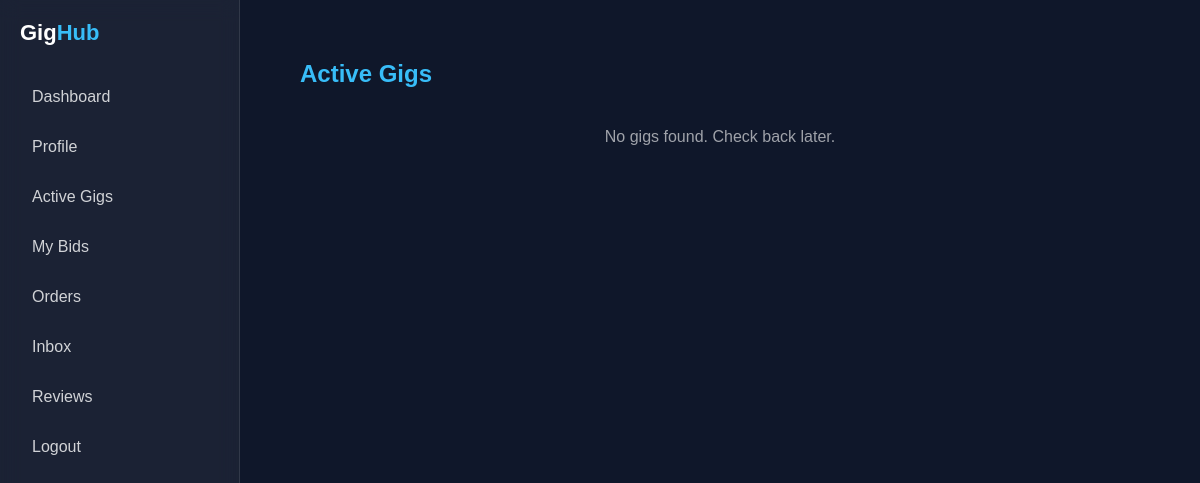
The app's page /freelancer/activegigs/ (signed in), older data.
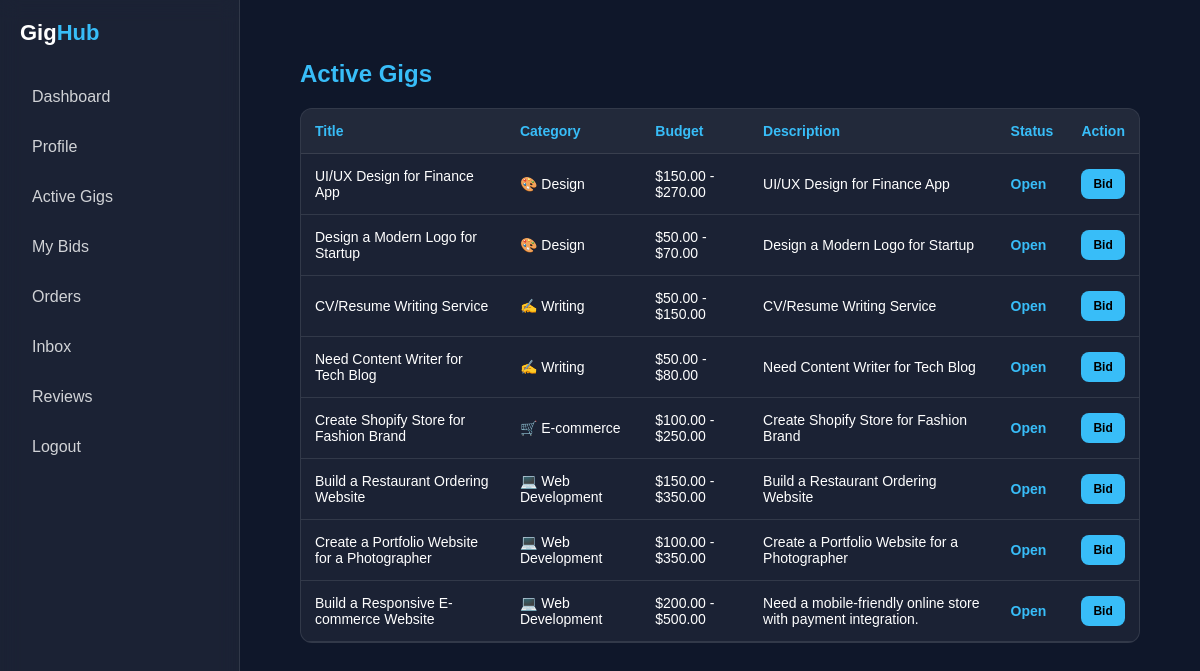
The same page, newer data.
### Client/models.py (models this page shows, shortened)
class Gig(models.Model):
    client = models.ForeignKey(User, on_delete=models.CASCADE)
    title = models.CharField(max_length=200)
    category = models.CharField(max_length=100)
    budget_min = models.DecimalField(max_digits=10, decimal_places=2)
    budget_max = models.DecimalField(max_digits=10, decimal_places=2)
    description = models.TextField()
    status = models.CharField(max_length=20,
    choices=[('OPEN', 'Open'),('ASSIGNED','Assigned'),('CLOSED', 'Closed')], default='OPEN')
    created_at = models.DateTimeField(auto_now_add=True)

### Freelancer/views.py (the view)
# urls.py: path('freelancer/activegigs/',views.active_gigs, name='active_gigs'),
@login_required(login_url='freelancerloginPage')
def active_gigs(request: HttpRequest):
    gigs = Gig.objects.filter(status='OPEN').order_by('-created_at')
    return render(request, 'activegigs.html', {'gigs': gigs})

### Freelancer/templates/activegigs.html (shortened to what this page needs)
{% extends 'based.html' %}
{% block content %}
    <div class="main">
        <h2>Active Gigs</h2>
        {% if gigs %}
        <div class="table-container">
            <table>
                <tr>
                    <th>Title</th>
                    <th>Category</th>
                    <th>Budget</th>
                    <th>Description</th>
                    <th>Status</th>
                    <th>Action</th>
                </tr>
                {% for gig in gigs %}
                <tr>
                    <td>{{ gig.title }}</td>
                    <td>{{ gig.category }}</td>
                    <td>${{ gig.budget_min }} - ${{ gig.budget_max }}</td>
                    <td>{{ gig.description }}</td>
                    <td class="status {% if gig.closed %}closed{% else %}open{% endif %}">
                        {% if gig.closed %}Closed{% else %}Open{% endif %}
                    </td>
                    <td>
                        <a href="{% url 'submit_bid' gig.id %}" class="bid_btn">Bid</a>
                    </td>
                </tr>
                {% endfor %}
            </table>
        </div>
        {% else %}
            <div class="empty">No gigs found. Check back later.</div>
        {% endif %}
    </div>
{% endblock %}

Row changes from the older to the newer data that the page shows:
added Gig: title "UI/UX Design for Finance App", category "🎨 Design", budget_min "150.00", budget_max "270.00", description "UI/UX Design for Finance App"
added Gig: title "Design a Modern Logo for Startup", category "🎨 Design", budget_min "50.00", budget_max "70.00", description "Design a Modern Logo for Startup"
added Gig: title "CV/Resume Writing Service", category "✍ Writing", budget_min "50.00", budget_max "150.00", description "CV/Resume Writing Service"
added Gig: title "Need Content Writer for Tech Blog", category "✍ Writing", budget_min "50.00", budget_max "80.00", description "Need Content Writer for Tech Blog"
added Gig: title "Create Shopify Store for Fashion Brand", category "🛒 E-commerce", budget_min "100.00", budget_max "250.00", description "Create Shopify Store for Fashion Brand"
added Gig: title "Build a Restaurant Ordering Website", category "💻 Web Development", budget_min "150.00", budget_max "350.00", description "Build a Restaurant Ordering Website"
added Gig: title "Create a Portfolio Website for a Photographer", category "💻 Web Development", budget_min "100.00", budget_max "350.00", description "Create a Portfolio Website for a Photographer"
added Gig: title "Build a Responsive E-commerce Website", category "💻 Web Development", budget_min "200.00", budget_max "500.00", description "Need a mobile-friendly online store with payment integration."
Text that changed along with them:
text no longer shown: "No gigs found. Check back later."
text now shown: "Title Category Budget Description Status Action"
